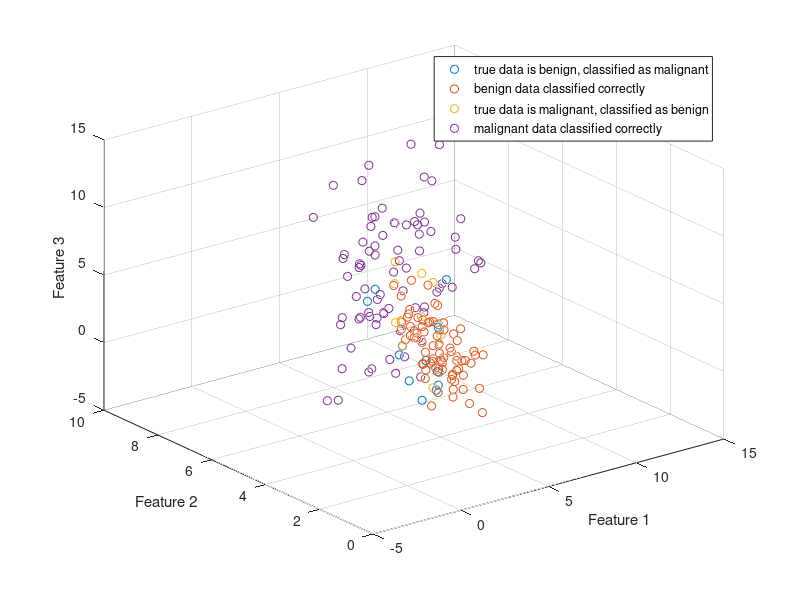

MATLAB code to generate this figure:
clc;
clear all;
close all;

load('HW3_data_benign','data_benign')
load('HW3_data_malignant','data_malignant')
ben_all=data_benign';
mal_all=data_malignant';

%Taking 10 datapoints for parameter estimation
data_benign_10 = ben_all(:,1:10);
data_malignant_10 = mal_all(:,1:10);

%Estimating the mean and covariance parameters
mu1 = mean(data_benign_10',1)'; % mean estimate of benign features
mu2 = mean(data_malignant_10',1)'; % mean estimate of malignant features
C1 = cov(data_benign_10');%covariance estimate of benign
C2 = cov(data_malignant_10');%covariance estimate of malignant

%ML estimate
W1=-.5*inv(C1);
w1=inv(C1)*mu1;
w10=-0.5*mu1'*inv(C1)*mu1-0.5*log(det(C1));

W2=-.5*inv(C2);
w2=inv(C2)*mu2;
w20=-0.5*mu2'*inv(C2)*mu2-0.5*log(det(C2));

% Classifying the remaining 90 datapoints from each class
ben = ben_all(:,11:100);%test data
mal = mal_all(:,11:100);%test data

yben=zeros(length(ben),1);
g=zeros(length(ben),1);
for i=1:length(ben)
    x=ben(:,i);
    g1=x'*W1*x+w1'*x+w10;
    g2=x'*W2*x+w2'*x+w20;
    g(i)=g1-g2;
    if g(i)<0
        yben(i)=1;
    else
        yben(i)=0;
    end
end

ymal=zeros(length(mal),1);
g=zeros(length(mal),1);
for i=1:length(mal)
    x=mal(:,i);
    g1=x'*W1*x+w1'*x+w10;
    g2=x'*W2*x+w2'*x+w20;
    g(i)=g1-g2;

    if g(i)>0
        ymal(i)=0;
    else
       ymal(i)=1;
    end
end
%Probability of Detection and Probability of False Alarm
disp("Probability of detection when true class in Benign=")
disp(1-nnz(yben)/length(yben))
disp("Probability of False Alarm when true class in Benign=")
disp(nnz(yben)/length(yben))       
disp("Probability of Detection when true class in Malignant=")
disp(nnz(ymal)/length(ymal))
disp("Probability of False alarm when true class in Malignant=")
disp(1-nnz(ymal)/length(ymal))

%Plotting classified data
fpr_ben=ben(:,find(yben==1)); %true is benign, classified as malignant (False Alarm)
tpr_ben=ben(:,find(yben==0)); %true is benign, classified as benign

fpr_mal=mal(:,find(ymal==0));%true is malignant, classified as benign
tpr_mal=mal(:,find(ymal==1));%true is malignant, classified as malignant (True Detection)

figure(1)
scatter3(fpr_ben(1,:),fpr_ben(2,:),fpr_ben(3,:),'r+')
hold on
scatter3(tpr_ben(1,:),tpr_ben(2,:),tpr_ben(3,:),'b+')
hold on
scatter3(fpr_mal(1,:),fpr_mal(2,:),fpr_mal(3,:),'c*')
hold on
scatter3(tpr_mal(1,:),tpr_mal(2,:),tpr_mal(3,:),'k*')
xlabel('Feature 1')
ylabel('Feature 2')
zlabel('Feature 3')
legend('true data is benign, classified as malignant', 'benign data classified correctly','true data is malignant, classified as benign','malignant data classified correctly')



